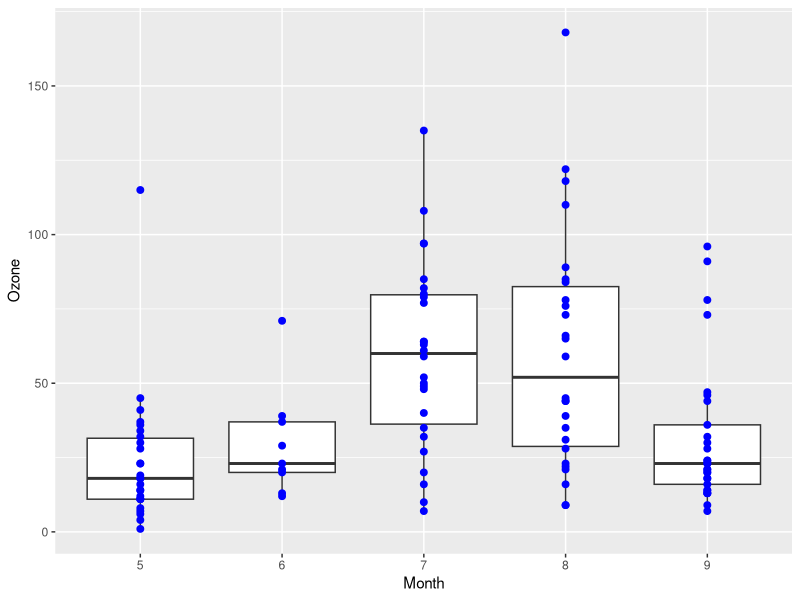
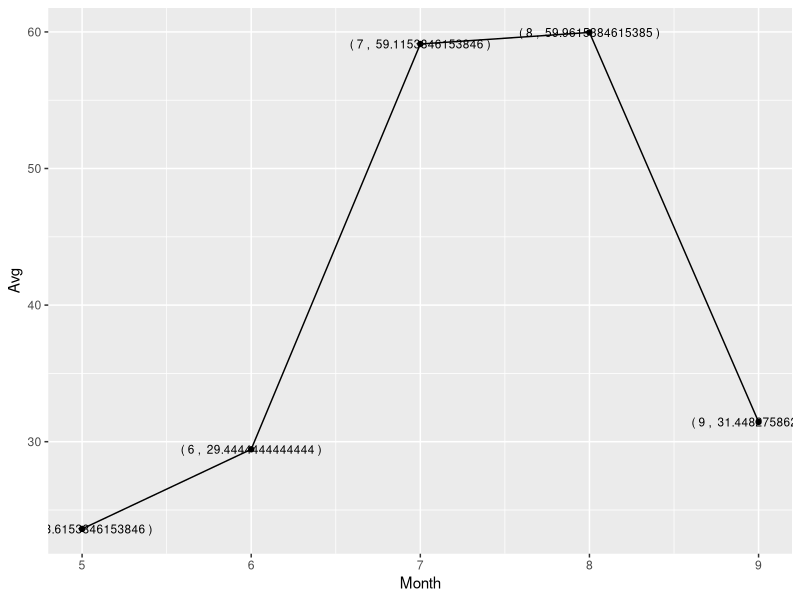
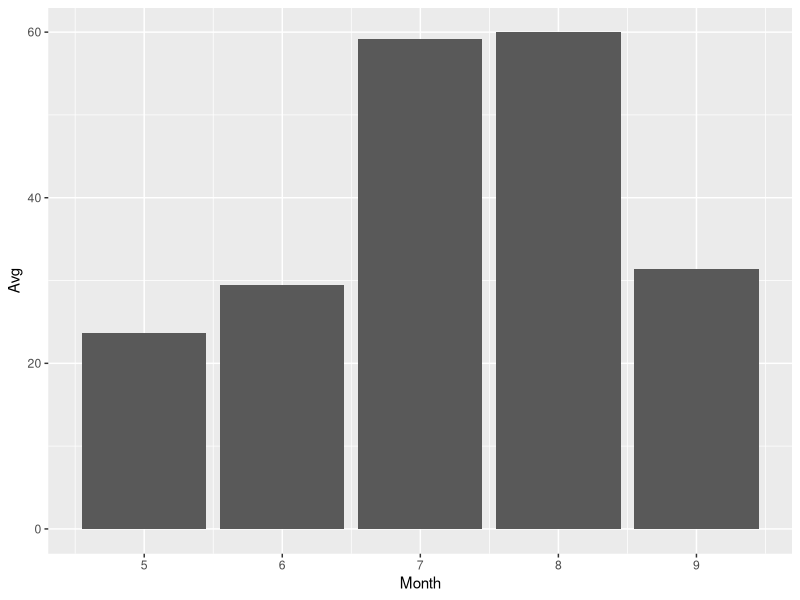

The R script that drew these images, in order:
## ---- chunk 1
knitr::opts_chunk$set(echo = TRUE)
setwd("C:/Users/famnit/Documents")
library(ggplot2)
library(dplyr)
## ---- chunk 2

## ---- chunk 3
data = airquality %>%
  select(Month, Ozone) %>%
  group_by(Month) %>%
  summarise("Avg"=mean(Ozone, na.rm=TRUE))

data

ggplot(airquality, aes(x=factor(Month), y=Ozone)) + 
  geom_boxplot(outliner.color="red") +
  geom_point(color="blue", size=2) +
  xlab("Month")

ggplot(data, aes(x=Month, y=Avg, label=paste("(", Month, ", ", Avg, ")"))) +
  geom_point() + geom_line() +
  geom_text(size=3)

ggplot(data, aes(x=Month, y=Avg)) + geom_bar(stat="identity")

